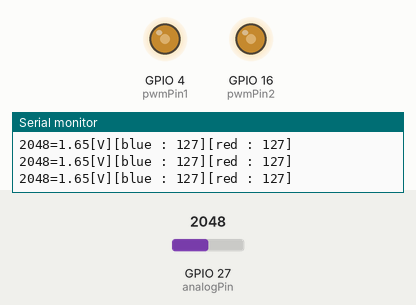
Bench run of a sketch on a simulated ESP32. Shown: output pins drawn as LEDs (lit = HIGH), the last lines printed to the serial monitor. The test bench sets the inputs (shaded band); at power-on: GPIO 27 (analogPin) = 2048.

Above: at 1.2 s.
1.3 s: GPIO 27 (analogPin) set to 2461
At 2.0 s:
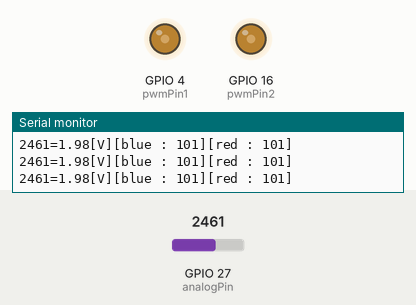
2.8 s: GPIO 27 (analogPin) set to 2529
At 3.3 s:
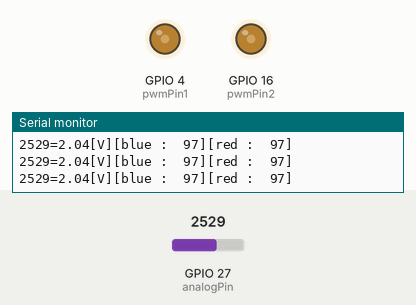
4.7 s: GPIO 27 (analogPin) set to 3878
At 5.0 s:
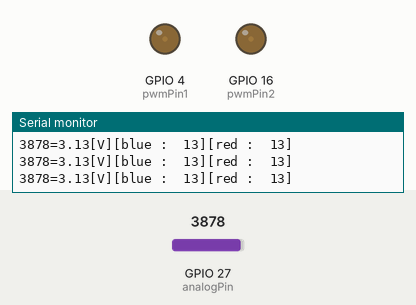
6.2 s: GPIO 27 (analogPin) set to 3969
At 7.5 s:
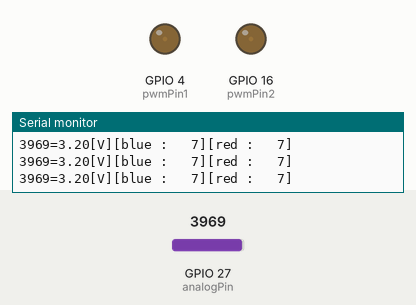
8.1 s: GPIO 27 (analogPin) set to 0
At 9.2 s:
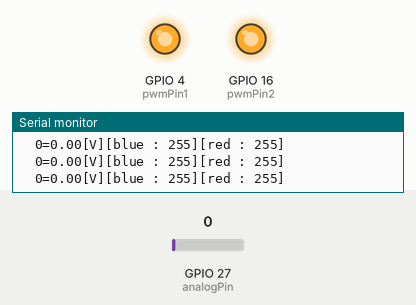
9.6 s: GPIO 27 (analogPin) set to 8
At 10.6 s:
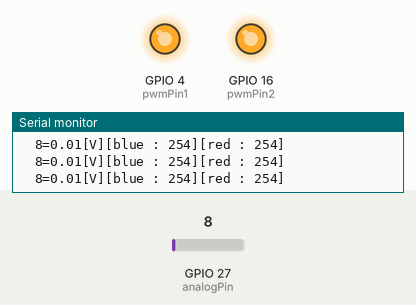
11.1 s: GPIO 27 (analogPin) set to 11
Timing chart, 0 to 14.0 s (numbered marks = the images above; inputs shaded):
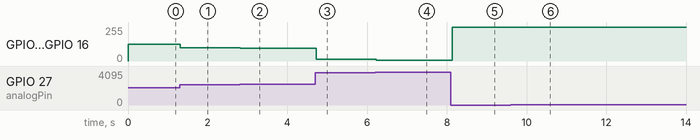

Measured:
- after the input at 1.3 s, GPIO 4 (pwmPin1), GPIO 16 (pwmPin2): 127/255 → 101/255 at once
- after the input at 2.8 s, GPIO 4 (pwmPin1), GPIO 16 (pwmPin2): 101/255 → 97/255 at once
- after the input at 4.7 s, GPIO 4 (pwmPin1), GPIO 16 (pwmPin2): 97/255 → 13/255 at once
- after the input at 6.2 s, GPIO 4 (pwmPin1), GPIO 16 (pwmPin2): 13/255 → 7/255 at once
- after the input at 8.1 s, GPIO 4 (pwmPin1), GPIO 16 (pwmPin2): 7/255 → 255/255 at once
- after the input at 9.6 s, GPIO 4 (pwmPin1), GPIO 16 (pwmPin2): 255/255 → 253/255 at once

The sketch:

kad13_CdSFading.ino
```cpp
const int analogPin = A17;
const int pwmPin1 = 4; //GPIO IO4ping
const int pwmPin2 = 16; //GPIO IO16ping


void setup(){
    Serial.begin(115200);
    ledcSetup(0, 12899, 8);
    ledcSetup(1, 12899, 8);
    ledcAttachPin(pwmPin1, 0);
    ledcAttachPin(pwmPin2, 1);

}

void loop(){
    int a = analogRead(analogPin);
    float b = a * 3.3 / 4095;
    int darkLevel = 1000;
    int blue = map(a, 4095, 0, 0, 255);
    int red = map(a, 4095, 0, 0, 255);

    if(blue < 0){
        blue = 0;
        red = 0;
    }else if(blue > 255){
        blue = 255;
        red = 255;
    }
    ledcWrite(0, blue);
    ledcWrite(1, red);


    Serial.printf("%3d=%3.2f[V][blue : %3d][red : %3d]\n", a, b, blue, red);
    delay(100);
}
```
